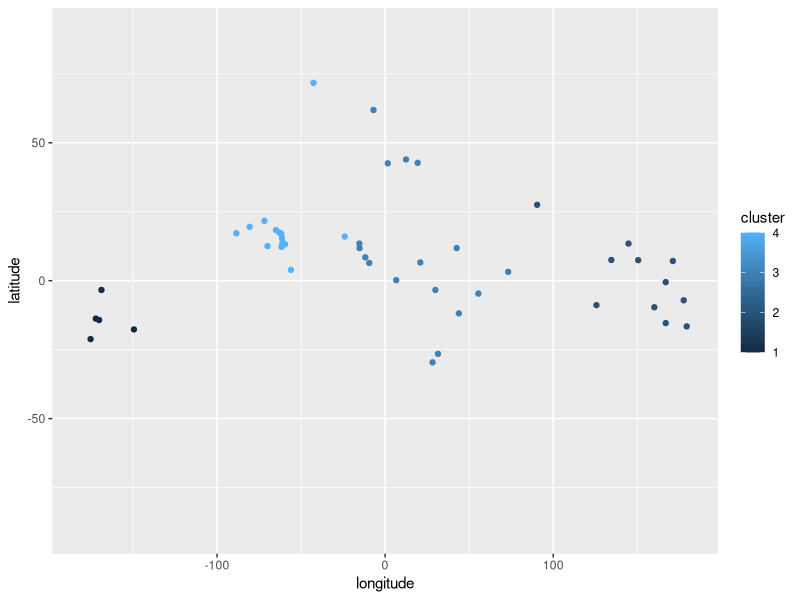

The R source for this figure:
library(tidyverse)
set.seed(69420)

country_locations = read_csv("data/clean_country_locations.csv")
gdp_data = read_csv("data/clean_country_gdps.csv") %>% filter(cluster==1 & country_code %in% country_locations$country_code) %>% select(-cluster)

merged_data = merge(gdp_data, country_locations, by="country_code")

# Elbow method, 3,4 clusters is optimal
# explained_ss <- rep(NA, 10)
# for(k in 1:10){
#   # run k-means on the data
#   clustering <- kmeans(merged_data %>% select(longitude, latitude), k)
#   explained_ss[k] <- clustering$betweenss / clustering$totss
# }
# 
# ggplot() +
#   aes(x=1:10, y=1-explained_ss) +
#   geom_line() +
#   geom_point() +
#   labs(x="Number of Clusters",
#        y="Remaining Variation",
#        title="K-Means Clustering Performance") +
#   theme(text=element_text(size=18)) +
#   scale_x_continuous(breaks=1:10) +
#   scale_x_continuous(breaks=1:10)

clustering <- kmeans(merged_data %>% select(longitude, latitude), 4)
merged_data <- merged_data %>% mutate(cluster = clustering$cluster)

merged_data %>% ggplot(aes(x = longitude, y = latitude, color=cluster)) + geom_point() + xlim(-180, 180) + ylim(-90, 90)
